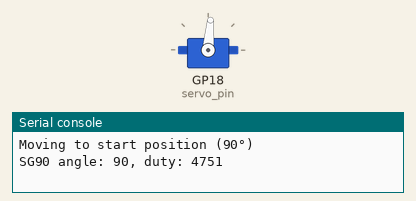
A program run on a simulated Raspberry Pi Pico running MicroPython. On the bench: servo, the last lines printed to the serial console. Servo angles are drawn from the pulse width (0.5 ms = 0°, 2.5 ms = 180°). At 5.0 s the program stops and its outputs stay as they are.

Above: at 0.1 s.
At 1.6 s:
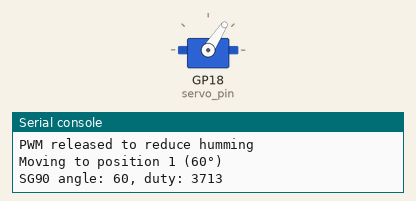
At 3.1 s:
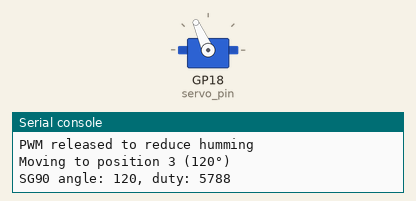
Timing chart, 0 to 6.0 s (numbered marks = the images above):
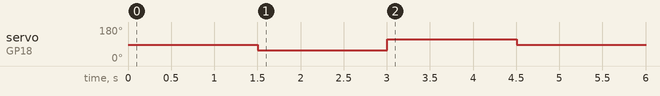

The program:

servo_control.py
```python
import machine
import uasyncio as asyncio  # use asyncio instead of time

# === Constants ===
SERVO_START_POSITION = 90  # Main center position
SERVO_POSITIONS = {
    1: 60,  # Position 1
    2: 90,  # Position 2 (center)
    3: 120  # Position 3
}

# Configure the servo PWM pin
servo_pin = machine.Pin(18)
servo = machine.PWM(servo_pin)
servo.freq(50)  # Standard servo PWM frequency


async def set_servo_angle(angle, release_pwm=True):
    """
    Sets servo angle (0–180) for SG90.
    Optionally stop PWM after moving to reduce humming.
    """
    angle = max(0, min(180, angle))
    min_duty = 1638
    max_duty = 7864

    duty = int(min_duty + (angle / 180) * (max_duty - min_duty))
    servo.duty_u16(duty)
    print(f"SG90 angle: {angle}, duty: {duty}")
    await asyncio.sleep(0.5)  # async wait for servo to move

    if release_pwm:
        servo.duty_u16(0)  # Stop PWM signal
        print("PWM released to reduce humming")


async def move_servo_to_position(position_number):
    """
    Move the servo to a predefined position: 1, 2, or 3.
    """
    if position_number not in SERVO_POSITIONS:
        print(f"Invalid position {position_number}")
        return

    target_angle = SERVO_POSITIONS[position_number]
    print(f"Moving to position {position_number} ({target_angle}°)")
    await set_servo_angle(target_angle)


async def move_servo_to_start_position():
    """
    Move the servo to its main start position.
    """
    print(f"Moving to start position ({SERVO_START_POSITION}°)")
    await set_servo_angle(SERVO_START_POSITION)


# === Example Usage (for testing directly) ===
if __name__ == "__main__":
    async def test():
        await move_servo_to_start_position()
        await asyncio.sleep(1)
        await move_servo_to_position(1)
        await asyncio.sleep(1)
        await move_servo_to_position(3)
        await asyncio.sleep(1)
        await move_servo_to_start_position()

    asyncio.run(test())
```

Measured:
- by itself, servo on GP18 (servo_pin): 85° → 57° at 1.5 s, → 114° 1.5 s later, → 85° 1.5 s later
